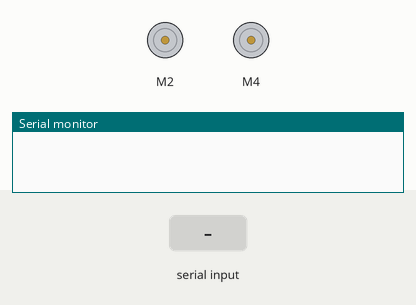
This sketch was run on a simulated Arduino Uno, built with avr-gcc and run on an emulated ATmega328P. On the bench: 2 × DC motor (green arrow = forward, orange = backward, longer = faster), the last lines printed to the serial monitor. The test bench sets the inputs (shaded band).

Above: at 1.2 s.
1.3 s: "FORWARD" received over Serial
At 2.8 s:
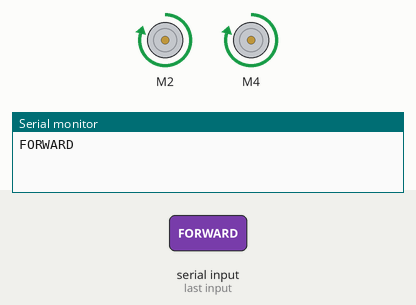
3.1 s: "BACKWARD" received over Serial
At 3.8 s:
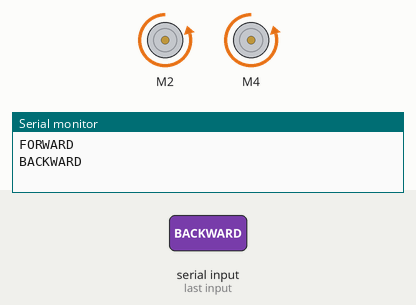
5.0 s: "LEFT" received over Serial
At 6.3 s:
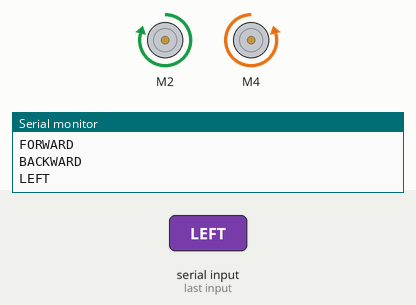
6.7 s: "RIGHT" received over Serial
At 8.2 s:
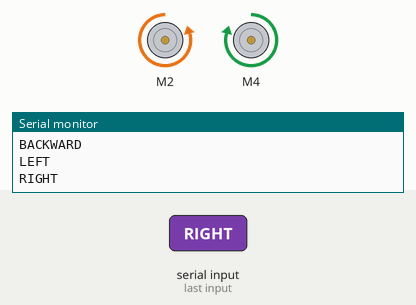
Timing chart, 0 to 9.4 s (numbered marks = the images above; inputs shaded):
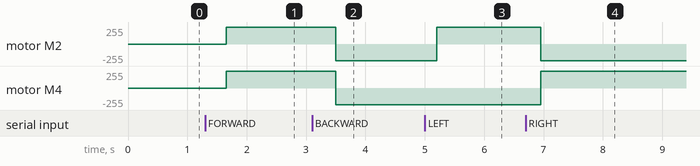

Measured:
- after the input at 1.3 s, motor M2, motor M4: stopped → forward 250/255 after 0.35 s
- after the input at 3.1 s, motor M2, motor M4: forward 250/255 → backward 250/255 after 0.40 s
- after the input at 5.0 s, motor M2: backward 250/255 → forward 250/255 after 0.20 s
- after the input at 6.7 s, motor M2: forward 250/255 → backward 250/255 after 0.25 s; motor M4: backward 250/255 → forward 250/255 after 0.25 s

The sketch:

BLUETOOTH_CAR-1.ino
```cpp
#include <AFMotor.h>
AF_DCMotor right_motor(2, MOTOR12_8KHZ);
AF_DCMotor left_motor(4, MOTOR12_8KHZ);

String readString;

void setup() {
  Serial.begin(9600);
  right_motor.setSpeed(250);
  left_motor.setSpeed(250);
}

void loop() {
  while(Serial.available()){
    delay(50);
    char c=Serial.read();
    readString+=c;
  }
  if(readString.length()>0){
    Serial.println(readString);
    if (readString =="FORWARD"){
      right_motor.run (FORWARD);
      left_motor.run (FORWARD);
      delay(500);
    }
    if (readString =="BACKWARD"){
      right_motor.run (BACKWARD);
      left_motor.run (BACKWARD);
      delay(500);
    }
    if (readString =="LEFT"){
      right_motor.run (FORWARD);
      left_motor.run (BACKWARD);
      delay(500);
    }
    if (readString =="RIGHT"){
      right_motor.run (BACKWARD);
      left_motor.run (FORWARD);
      delay(500);
    }
    if (readString =="STOP"){
      right_motor.run (RELEASE);
      left_motor.run (RELEASE);
      delay(500);
    }

    readString="";
  }
}
```
